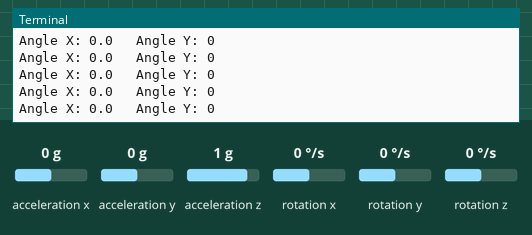
Recording of a program running on a simulated Raspberry Pi (BCM pin numbers). Shown: the last lines printed to the terminal. Inputs (shaded band) come from the test bench; at power-on: acceleration y 0 g, acceleration z 1 g, acceleration x 0 g, rotation x 0 °/s, rotation y 0 °/s, rotation z 0 °/s. The clock reads 2024-03-15 10:24:30 at power-on unless the program sets it.

Above: at 1.2 s.
1.3 s: acceleration y set to -1.4 g
At 2.3 s:
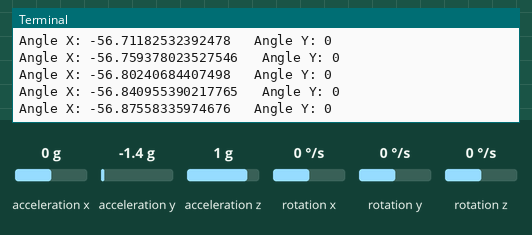
2.8 s: acceleration z set to -1.4 g
At 3.5 s:
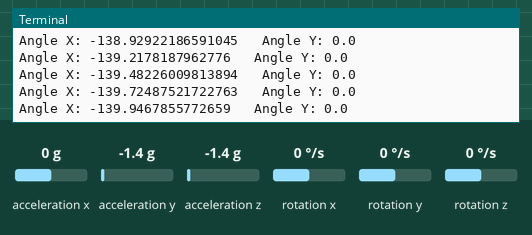
4.3 s: acceleration x set to -1.4 g
At 4.9 s:
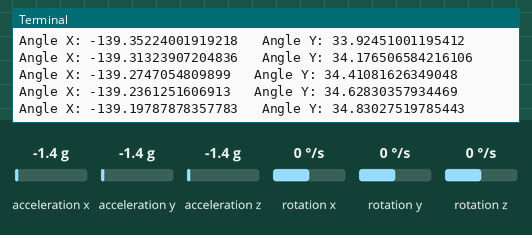
5.8 s: rotation x set to -192 °/s
At 6.9 s:
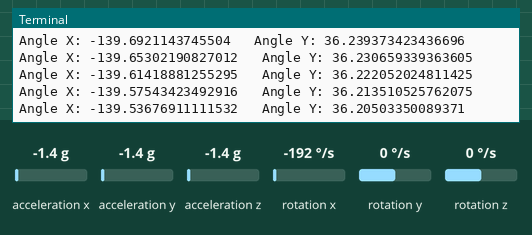
7.3 s: rotation y set to -192 °/s
At 8.4 s:
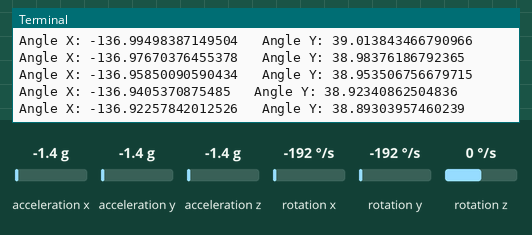
Timing chart, 0 to 9.8 s (numbered marks = the images above; inputs shaded):
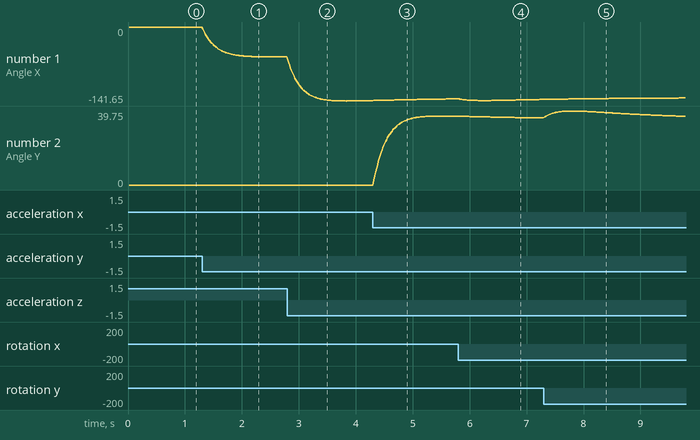

Measured:
- after the input at 1.3 s, the terminal: prints a new line at once (image 1)
- plotted number 1: 0 → -56.89 after the input at 1.3 s

The program:

Code_for_Kalman.py
```python
from KalmanFilter import Kalman
import smbus
import time
import math

KalmanX = Kalman()
KalmanY = Kalman()

RtoD = 57.2958
Kalman_Angle_X = 0
Kalman_Angle_Y = 0

# Some MPU6050 Registers and their address
PWR_MGMT_1   = 0x6B
SMPLRT_DIV   = 0x19
CONFIG       = 0x1A
GYRO_CONFIG  = 0x1B
INT_ENABLE   = 0x38
ACCEL_XOUT_H = 0x3B
ACCEL_YOUT_H = 0x3D
ACCEL_ZOUT_H = 0x3F
GYRO_XOUT_H  = 0x43
GYRO_YOUT_H  = 0x45
GYRO_ZOUT_H  = 0x47


# Read Gyroscope and Accelerometer values from MPU9250
def MPU_Init():
    #write to sample rate register
    bus.write_byte_data(Device_Address, SMPLRT_DIV, 7)

    #Write to power management register
    bus.write_byte_data(Device_Address, PWR_MGMT_1, 1)

    # Write to Configuration register
    # Set the Digital Low Pass Filter (DLPF) by assigning the last three bit of 0X1A '110'. It removes the noise due to vibration.)
    bus.write_byte_data(Device_Address, CONFIG, int('0000110',2))

    #Write to Gyro configuration register
    bus.write_byte_data(Device_Address, GYRO_CONFIG, 24)

    #Write to interrupt enable register
    bus.write_byte_data(Device_Address, INT_ENABLE, 1)


def read_raw_data(addr):

        # Accelerometer and Gyro values are 16-bit
        high = bus.read_byte_data(Device_Address, addr)
        low = bus.read_byte_data(Device_Address, addr+1)

        # Concatenate higher and lower value
        value = ((high << 8) | low)

        # To obtain signed value from MPU9250
        if(value > 32768):
                value = value - 65536
        return value


bus = smbus.SMBus(1)
Device_Address = 0x68   # MPU9250 device address

MPU_Init()

time.sleep(0.01)   # Start time

# Read Accelerometer raw value
accX = read_raw_data(ACCEL_XOUT_H)
accY = read_raw_data(ACCEL_YOUT_H)
accZ = read_raw_data(ACCEL_ZOUT_H)

# print(accX,accY,accZ)
# print(math.sqrt((accY**2)+(accZ**2)))

Restrict_Pitch = True    # Comment out to restrict roll to ±90deg

if (Restrict_Pitch):
    roll = math.atan2(accY,accZ) * RtoD
    pitch = math.atan(-accX/math.sqrt((accY**2)+(accZ**2))) * RtoD
else:
    roll = math.atan(accY/math.sqrt((accX**2)+(accZ**2))) * RtoD
    pitch = math.atan2(-accX,accZ) * RtoD

print(roll)


KalmanX.set_angle(roll)
KalmanY.set_angle(pitch)

Gyro_Angle_X = roll;
Gyro_Angle_Y = pitch;

Comp_Angle_X = roll;
Comp_Angle_Y = pitch;

timer = time.time()
flag = 0


while True:
    if(flag >1000):   # Problem with the connection
        print("There is a problem with the connection")
        flag=0
        continue
    try:
        # Read Accelerometer raw value
        accX = read_raw_data(ACCEL_XOUT_H)
        accY = read_raw_data(ACCEL_YOUT_H)
        accZ = read_raw_data(ACCEL_ZOUT_H)

        # Read Gyroscope raw value
        gyroX = read_raw_data(GYRO_XOUT_H)
        gyroY = read_raw_data(GYRO_YOUT_H)
        gyroZ = read_raw_data(GYRO_ZOUT_H)

        dt = time.time() - timer
        timer = time.time()

        if (Restrict_Pitch):
            roll = math.atan2(accY,accZ) * RtoD
            pitch = math.atan(-accX/math.sqrt((accY**2)+(accZ**2))) * RtoD
        else:
            roll = math.atan(accY/math.sqrt((accX**2)+(accZ**2))) * RtoD
            pitch = math.atan2(-accX,accZ) * RtoD

        Gyro_Rate_X = gyroX/131
        Gyro_Rate_Y = gyroY/131

        if (Restrict_Pitch):

            if((roll < -90 and Kalman_Angle_X >90) or (roll > 90 and Kalman_Angle_X < -90)):
                KalmanX.set_angle(roll)
                complAngleX = roll
                Kalman_Angle_X   = roll
                Gyro_Angle_X  = roll
            else:
                Kalman_Angle_X = KalmanX.get_angle(roll,Gyro_Rate_X,dt)

            if(abs(Kalman_Angle_X)>90):
                Gyro_Rate_Y  = -Gyro_Rate_Y
                Kalman_Angle_Y  = KalmanY.get_angle(pitch,Gyro_Rate_Y,dt)
        else:

            if((pitch < -90 and Kalman_Angle_Y >90) or (pitch > 90 and Kalman_Angle_Y < -90)):
                KalmanY.set_angle(pitch)
                complAngleY = pitch
                Kalman_Angle_Y   = pitch
                Gyro_Angle_Y  = pitch
            else:
                Kalman_Angle_Y = KalmanY.get_angle(pitch,Gyro_Rate_Y,dt)

            if(abs(Kalman_Angle_Y)>90):
                Gyro_Rate_X  = -Gyro_Rate_X
                Kalman_Angle_X = KalmanX.get_angle(roll,Gyro_Rate_X,dt)

        # Angle = (rate of change of angle) * change in time
        Gyro_Angle_X = Gyro_Rate_X * dt
        Gyro_Angle_Y = Gyro_Angle_Y * dt

        # compAngle = constant * (old_compAngle + angle_obtained from Gyroscope) + constant * angle_obtained from Accelerometer
        Comp_Angle_X = 0.93 * (Comp_Angle_X + Gyro_Rate_X * dt) + 0.07 * roll
        Comp_Angle_Y = 0.93 * (Comp_Angle_Y + Gyro_Rate_Y * dt) + 0.07 * pitch

        if ((Gyro_Angle_X < -180) or (Gyro_Angle_X > 180)):
            Gyro_Angle_X = Kalman_Angle_X
        if ((Gyro_Angle_Y < -180) or (Gyro_Angle_Y > 180)):
            Gyro_Angle_Y = Kalman_Angle_Y

        print("Angle X: " + str(Kalman_Angle_X)+"   " +"Angle Y: " + str(Kalman_Angle_Y))
        #print(str(roll)+"  "+str(Gyro_Angle_X)+"  "+str(Comp_Angle_X)+"  "+str(Kalman_Angle_X)+"  "+str(pitch)+"  "+str(Gyro_Angle_Y)+"  "+str(Comp_Angle_Y)+"  "+str(Kalman_Angle_Y))

        time.sleep(0.01)   # To set the signal frequency

    except Exception as exc:
        flag += 1
```

KalmanFilter.py
```python
class Kalman:
    def __init__(self):
        self.QAngle = 0.003   #  Q is the process noise covariance
        self.QBias = 0.001
        self.RMeasure = 0.01   # R is the measurement noise covariance
        self.angle = 0.0
        self.bias = 0.0
        self.rate = 0.0
        self.A=[[0.0,0.0],[0.0,0.0]]


    def get_angle(self, new_angle, new_rate, dt):

        self.rate = new_rate - self.bias;
        self.angle += dt * self.rate;

        self.A[0][0] += dt * (dt*self.A[1][1] -self.A[0][1] - self.A[1][0] + self.QAngle)
        self.A[0][1] -= dt * self.A[1][1]
        self.A[1][0] -= dt * self.A[1][1]
        self.A[1][1] += self.QBias * dt

        y = new_angle - self.angle

        # Covariance
        s = self.A[0][0] + self.RMeasure

        # Kalman Gain
        K=[0.0,0.0]
        K[0] = self.A[0][0]/s
        K[1] = self.A[1][0]/s

        # UAdate the Angle
        self.angle += K[0] * y
        self.bias  += K[1] * y

        # Calculate estimation error covariance and uAdate the error covariance
        A00TempA = self.A[0][0]
        A01TempA = self.A[0][1]

        self.A[0][0] -= K[0] * A00TempA;
        self.A[0][1] -= K[0] * A01TempA;
        self.A[1][0] -= K[1] * A00TempA;
        self.A[1][1] -= K[1] * A01TempA;

        return self.angle


    def set_angle(self,angle):
        self.angle = angle

    def set_QAngle(self,QAngle):
        self.QAngle = QAngle

    def set_QBias(self,QBias):
        self.QBias = QBias

    def set_RMeasure(self,RMeasure):
        self.RMeasure = RMeasure

    def get_Rate():
        return self.rate

    def get_QAngle():
        return self.QAngle

    def get_QBias():
        return self.QBias

    def get_RMeasure():
        return self.RMeasure
```
